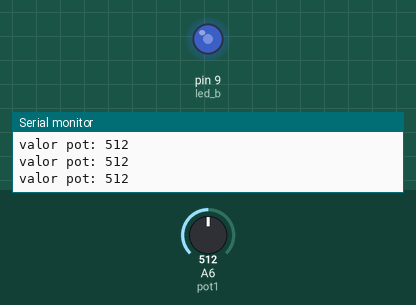
Simulated run of this sketch. Board: Arduino Nano, built with avr-gcc and run on an emulated ATmega328P. On the bench: output pins drawn as LEDs (lit = HIGH), the last lines printed to the serial monitor. Inputs (shaded band) come from the test bench; at power-on: A6 (pot1) = 512.

Above: at 1.3 s.
1.4 s: A6 (pot1) set to 716
At 2.4 s:
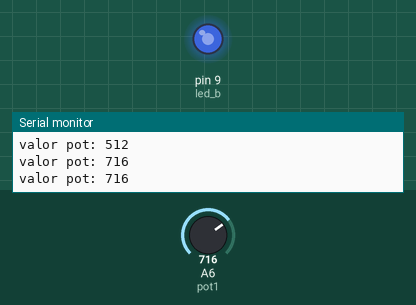
3.0 s: A6 (pot1) set to 900
At 3.6 s:
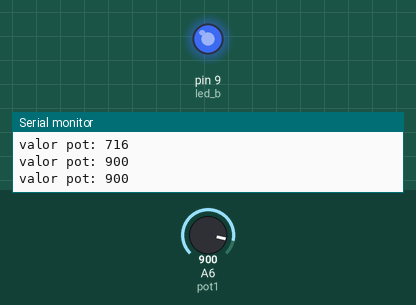
4.5 s: A6 (pot1) set to 122
At 4.8 s:
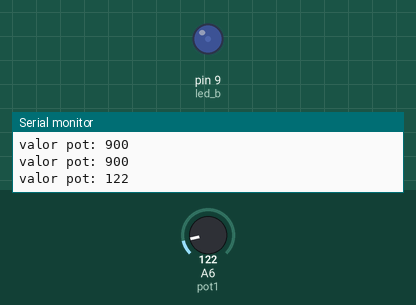
6.0 s: A6 (pot1) set to 0
At 7.2 s:
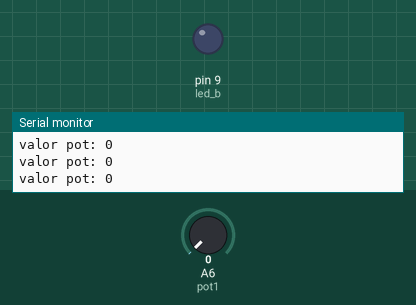
7.5 s: A6 (pot1) set to 511
At 8.4 s:
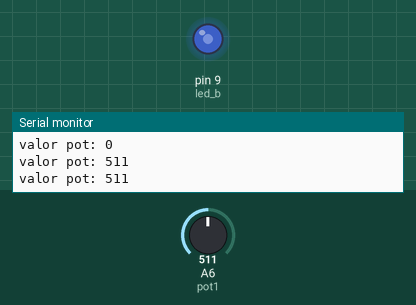
Timing chart, 0 to 10.0 s (numbered marks = the images above; inputs shaded):
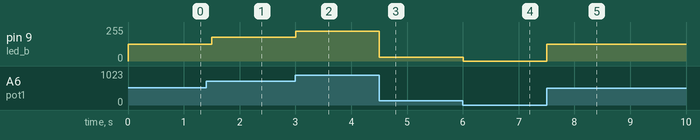

Measured:
- after the input at 1.4 s, pin 9 (led_b): 127/255 → 178/255 after 0.10 s
- after the input at 3.0 s, pin 9 (led_b): 178/255 → 224/255 at once
- after the input at 4.5 s, pin 9 (led_b): 224/255 → 30/255 at once
- after the input at 6.0 s, pin 9 (led_b): 30/255 → 0/255 at once
- after the input at 7.5 s, pin 9 (led_b): 0/255 → 127/255 at once

The sketch:

analogWrite_pot.ino
```cpp
// C++ code
//
int pot1 = A6;

int led_b = 9;


int val_b;
int val1;

int voltaje;

void setup()
{
Serial.begin(9600);
}

void loop()
{
  val1 = analogRead(pot1);
  Serial.print("valor pot: ");
  Serial.println(val1);

  val_b = map(val1, 0, 1023, 0, 255);

  //Serial.print("valor led: ");
  //Serial.println(val_b);

  analogWrite(led_b, val_b);

  delay(500);


}
```
